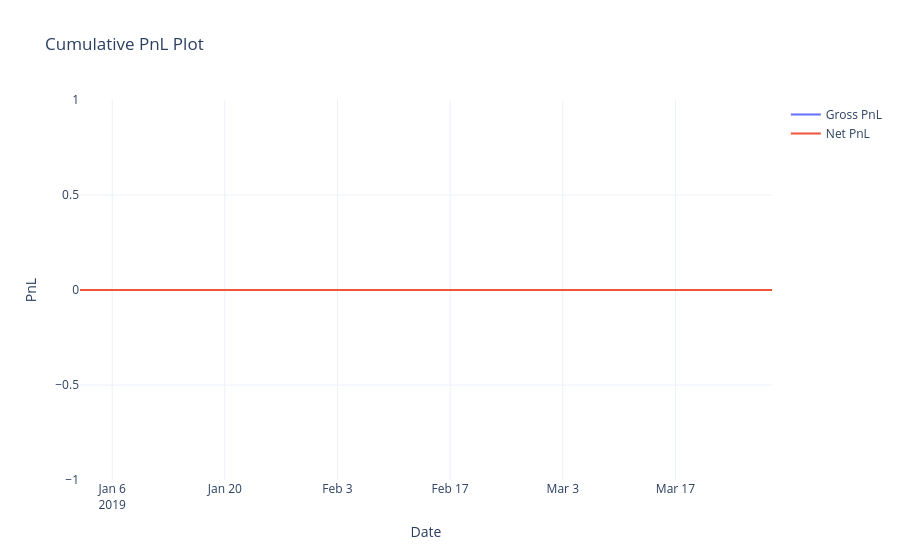

Source (notebook cell):
### Code cell
# 2. Backtest the generated portfolio using the daily returns
# The backtest_portfolio function takes (portfolio_weights, daily_returns, universe, plot_flag, verbose_flag)
sr, pnl = backtest_portfolio(
    xgb_portfolio.loc["2019-01-01":"2019-03-31"], 
    returns.loc["2019-01-01":"2019-03-31"], 
    universe.loc["2019-01-01":"2019-03-31"], 
    True,   # Set to True to plot the PnL curve
    True    # Set to True to print detailed stats
)

print("=====================================")
print("Backtest Results (2019-01-01 to 2019-03-31):")
print("=====================================")
print(f"Annualized Sharpe Ratio: {sr:.4f}")
